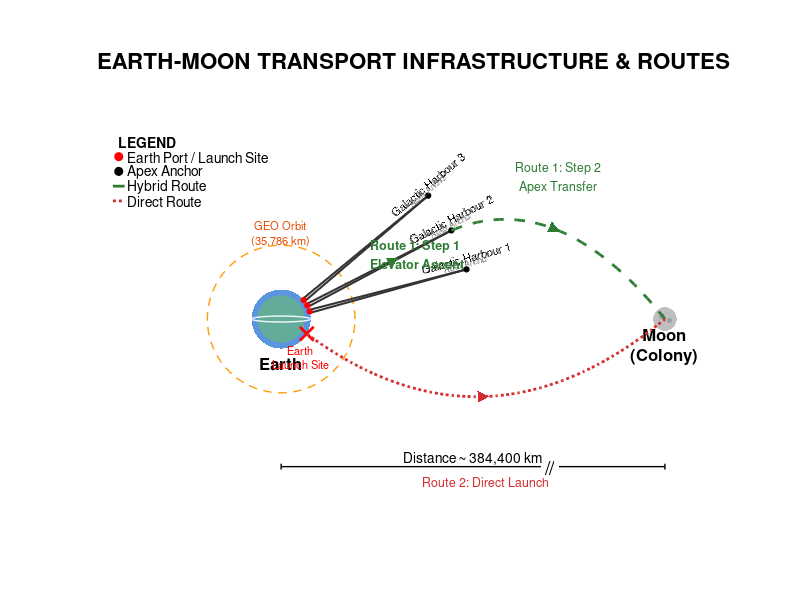

MATLAB code for this plot:
function EarthMoonTransportMap()
    % 创建绘图窗口
    figure('Name', 'Earth-Moon Transport Infrastructure', 'Color', 'w', 'Position', [100, 100, 1200, 800]);
    hold on;
    axis equal;
    axis off; % 关闭坐标轴
    
    % --- 参数定义 (示意性单位) ---
    R_EARTH = 10;
    R_GEO = 25;
    R_APEX = 65;  % 对应 100,000 km
    D_MOON = 130; % 地月距离 (压缩比例)
    R_MOON = 4;
    
    % 设置绘图范围
    xlim([-60, 150]);
    ylim([-60, 80]);

    % --- 1. 绘制天体 (Celestial Bodies) ---
    
    % 地球 (Earth) - 蓝色填充
    draw_circle(0, 0, R_EARTH, [0.29, 0.54, 0.86], 0.9); % #4B89DC
    % 地球陆地示意 (绿色)
    draw_circle(0, 0, R_EARTH*0.8, [0.4, 0.73, 0.42], 0.6); % #66BB6A
    text(0, -R_EARTH-5, 'Earth', 'HorizontalAlignment', 'center', 'FontSize', 12, 'FontWeight', 'bold');
    
    % 赤道线 (白色)
    theta = linspace(0, 2*pi, 100);
    plot(R_EARTH * cos(theta), R_EARTH * 0.1 * sin(theta), 'w-', 'LineWidth', 1);

    % GEO 轨道 (橙色虚线)
    plot(R_GEO * cos(theta), R_GEO * sin(theta), '--', 'Color', [1, 0.6, 0], 'LineWidth', 1);
    text(0, R_GEO+4, {'GEO Orbit', '(35,786 km)'}, 'HorizontalAlignment', 'center', 'FontSize', 8, 'Color', [0.9, 0.3, 0]);

    % 月球 (Moon) - 灰色填充
    draw_circle(D_MOON, 0, R_MOON, [0.75, 0.75, 0.75], 1.0); % #C0C0C0
    % 陨石坑
    draw_circle(D_MOON-1, 1, 1, [0.63, 0.63, 0.63], 1.0);
    draw_circle(D_MOON+1.5, -0.5, 0.8, [0.63, 0.63, 0.63], 1.0);
    text(D_MOON, -R_MOON-5, {'Moon', '(Colony)'}, 'HorizontalAlignment', 'center', 'FontSize', 12, 'FontWeight', 'bold');

    % --- 2. 绘制基础设施: Galactic Harbours ---
    
    % 绘制三个港口
    draw_harbour(15, 'Galactic Harbour 1', R_EARTH, R_APEX);
    draw_harbour(40, 'Galactic Harbour 3', R_EARTH, R_APEX);
    % Harbour 2 (中间，用于路径)
    [h2_apex_x, h2_apex_y] = draw_harbour(27.5, 'Galactic Harbour 2', R_EARTH, R_APEX);

    % --- 3. 绘制运输路线 (Transport Routes) ---
    
    % Route 1: Hybrid (Green)
    % Step 1: Elevator Ascent (Arrow on tether)
    angle_h2 = deg2rad(27.5);
    mid_r = R_EARTH + (R_APEX - R_EARTH) * 0.6;
    arrow_x = mid_r * cos(angle_h2);
    arrow_y = mid_r * sin(angle_h2);
    draw_arrow(arrow_x - 2*cos(angle_h2), arrow_y - 2*sin(angle_h2), ...
               arrow_x + 2*cos(angle_h2), arrow_y + 2*sin(angle_h2), [0.18, 0.49, 0.2], 2);
    text(arrow_x-8, arrow_y+2, {'Route 1: Step 1', 'Elevator Ascent'}, 'Color', [0.18, 0.49, 0.2], 'FontSize', 9, 'FontWeight', 'bold');

    % Step 2: Rocket Transfer (Apex -> Moon) - Bezier Curve
    t = linspace(0, 1, 50);
    p0 = [h2_apex_x, h2_apex_y];
    p2 = [D_MOON, 0];
    p1 = [(h2_apex_x + D_MOON)/2, h2_apex_y + 15]; % Control point (upward curve)
    
    curve_x = (1-t).^2 * p0(1) + 2*(1-t).*t * p1(1) + t.^2 * p2(1);
    curve_y = (1-t).^2 * p0(2) + 2*(1-t).*t * p1(2) + t.^2 * p2(2);
    
    plot(curve_x, curve_y, '--', 'Color', [0.18, 0.49, 0.2], 'LineWidth', 2);
    % Mid-path arrow
    mid_idx = 25;
    draw_arrow(curve_x(mid_idx), curve_y(mid_idx), curve_x(mid_idx+1), curve_y(mid_idx+1), [0.18, 0.49, 0.2], 2);
    text(p1(1), p1(2)+3, {'Route 1: Step 2', 'Apex Transfer'}, 'Color', [0.18, 0.49, 0.2], 'HorizontalAlignment', 'center', 'FontSize', 9);

    % Route 2: Direct Launch (Red)
    launch_angle = deg2rad(-30);
    ls_x = R_EARTH * cos(launch_angle);
    ls_y = R_EARTH * sin(launch_angle);
    
    % Mark Launch Site
    plot(ls_x, ls_y, 'rx', 'MarkerSize', 10, 'LineWidth', 2);
    text(ls_x-2, ls_y-8, {'Earth', 'Launch Site'}, 'Color', 'r', 'HorizontalAlignment', 'center', 'FontSize', 8);
    
    % Direct Path Curve
    p0_d = [ls_x, ls_y];
    p2_d = [D_MOON, 0];
    p1_d = [(ls_x + D_MOON)/2, -50]; % Control point (downward curve)
    
    curve_d_x = (1-t).^2 * p0_d(1) + 2*(1-t).*t * p1_d(1) + t.^2 * p2_d(1);
    curve_d_y = (1-t).^2 * p0_d(2) + 2*(1-t).*t * p1_d(2) + t.^2 * p2_d(2);
    
    plot(curve_d_x, curve_d_y, ':', 'Color', [0.83, 0.18, 0.18], 'LineWidth', 2);
    % Arrow
    draw_arrow(curve_d_x(mid_idx), curve_d_y(mid_idx), curve_d_x(mid_idx+1), curve_d_y(mid_idx+1), [0.83, 0.18, 0.18], 2);
    text(p1_d(1), p1_d(2)-5, {'Route 2: Direct Launch'}, 'Color', [0.83, 0.18, 0.18], 'HorizontalAlignment', 'center', 'FontSize', 9);

    % --- 4. 视觉元素 (Legend & Annotations) ---
    
    % Distance Break Line
    line_y = -50;
    plot([0, D_MOON], [line_y, line_y], 'k-', 'LineWidth', 1);
    plot([0, 0], [line_y-1, line_y+1], 'k-', 'LineWidth', 1);
    plot([D_MOON, D_MOON], [line_y-1, line_y+1], 'k-', 'LineWidth', 1);
    
    % Break Symbol (//)
    text(D_MOON*0.7, line_y, '//', 'HorizontalAlignment', 'center', 'BackgroundColor', 'w', 'FontSize', 14);
    text(D_MOON/2, line_y+3, 'Distance ~ 384,400 km', 'HorizontalAlignment', 'center', 'FontSize', 10);
    
    % Title
    title('EARTH-MOON TRANSPORT INFRASTRUCTURE & ROUTES', 'FontSize', 16, 'FontWeight', 'bold');

    % Legend (Manual)
    lx = -55; ly = 60;
    text(lx, ly, 'LEGEND', 'FontWeight', 'bold');
    
    plot(lx, ly-5, 'ro', 'MarkerFaceColor', 'r', 'MarkerSize', 6);
    text(lx+3, ly-5, 'Earth Port / Launch Site');
    
    plot(lx, ly-10, 'ko', 'MarkerFaceColor', 'k', 'MarkerSize', 6);
    text(lx+3, ly-10, 'Apex Anchor');
    
    plot([lx-2, lx+2], [ly-15, ly-15], '--', 'Color', [0.18, 0.49, 0.2], 'LineWidth', 2);
    text(lx+3, ly-15, 'Hybrid Route');
    
    plot([lx-2, lx+2], [ly-20, ly-20], ':', 'Color', [0.83, 0.18, 0.18], 'LineWidth', 2);
    text(lx+3, ly-20, 'Direct Route');

    hold off;
end

% --- 辅助函数 ---

function draw_circle(x, y, r, color, alpha_val)
    % 绘制填充圆
    theta = linspace(0, 2*pi, 100);
    xc = x + r*cos(theta);
    yc = y + r*sin(theta);
    fill(xc, yc, color, 'EdgeColor', 'none', 'FaceAlpha', alpha_val);
end

function [apex_x, apex_y] = draw_harbour(angle_deg, label_txt, R_EARTH, R_APEX)
    % 绘制单个港口 (V型系缆)
    rad = deg2rad(angle_deg);
    
    % Apex 坐标
    apex_x = R_APEX * cos(rad);
    apex_y = R_APEX * sin(rad);
    
    % Base 坐标 (V型底座)
    offset = deg2rad(3);
    base1_x = R_EARTH * cos(rad - offset);
    base1_y = R_EARTH * sin(rad - offset);
    base2_x = R_EARTH * cos(rad + offset);
    base2_y = R_EARTH * sin(rad + offset);
    
    % 画线
    plot([base1_x, apex_x], [base1_y, apex_y], 'Color', [0.2, 0.2, 0.2], 'LineWidth', 1.5);
    plot([base2_x, apex_x], [base2_y, apex_y], 'Color', [0.2, 0.2, 0.2], 'LineWidth', 1.5);
    
    % 画点
    plot(apex_x, apex_y, 'ko', 'MarkerFaceColor', 'k', 'MarkerSize', 4); % Apex
    plot(R_EARTH*cos(rad), R_EARTH*sin(rad), 'ro', 'MarkerFaceColor', 'r', 'MarkerSize', 4); % Port
    
    % 标签
    text(apex_x, apex_y+4, label_txt, 'HorizontalAlignment', 'center', 'FontSize', 8, 'Rotation', angle_deg);
    text(apex_x, apex_y+2, 'Apex Anchor', 'HorizontalAlignment', 'center', 'FontSize', 6, 'Rotation', angle_deg, 'Color', [0.5,0.5,0.5]);
end

function draw_arrow(x1, y1, x2, y2, color, scale)
    % 简单的向量箭头绘制
    % 计算方向
    u = x2 - x1;
    v = y2 - y1;
    % 归一化
    len = sqrt(u^2 + v^2);
    u = u/len; v = v/len;
    
    % 绘制箭头三角形
    head_len = 2 * scale;
    head_width = 1 * scale;
    
    % 箭头尖端
    tip_x = x2; 
    tip_y = y2;
    
    % 箭头后部中心
    back_x = tip_x - u * head_len;
    back_y = tip_y - v * head_len;
    
    % 箭头两侧
    left_x = back_x - v * head_width;
    left_y = back_y + u * head_width;
    right_x = back_x + v * head_width;
    right_y = back_y - u * head_width;
    
    patch([tip_x, left_x, right_x], [tip_y, left_y, right_y], color, 'EdgeColor', 'none');
end
